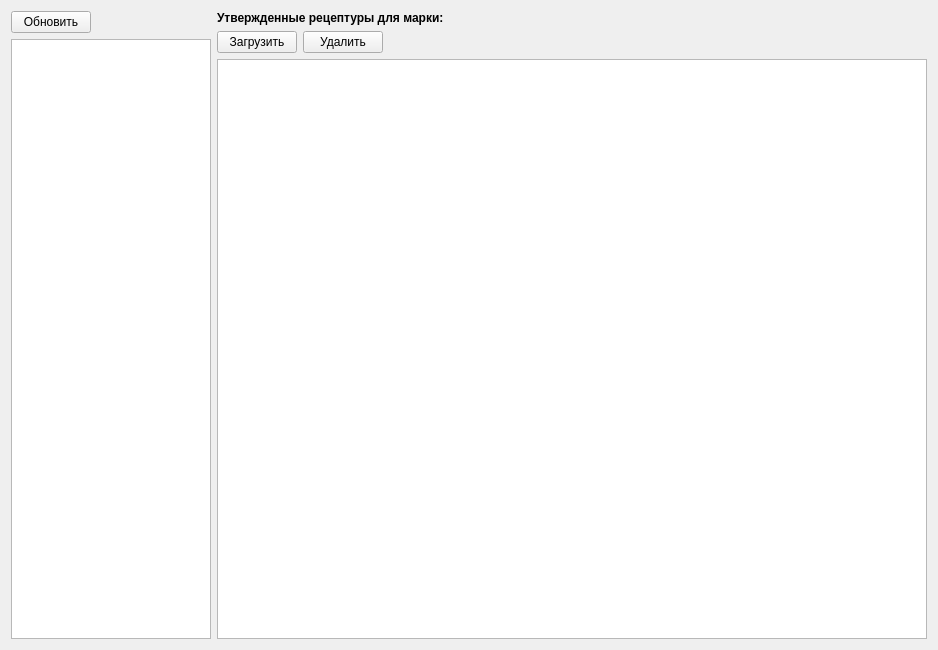
<?xml version="1.0" encoding="UTF-8"?>
<ui version="4.0">
 <class>FormConfRcp</class>
 <widget class="QWidget" name="FormConfRcp">
  <property name="geometry">
   <rect>
    <x>0</x>
    <y>0</y>
    <width>938</width>
    <height>650</height>
   </rect>
  </property>
  <property name="windowTitle">
   <string>Form</string>
  </property>
  <layout class="QHBoxLayout" name="horizontalLayout_3">
   <item>
    <layout class="QVBoxLayout" name="verticalLayout">
     <item>
      <widget class="QPushButton" name="pushButtonUpd">
       <property name="sizePolicy">
        <sizepolicy hsizetype="Maximum" vsizetype="Fixed">
         <horstretch>0</horstretch>
         <verstretch>0</verstretch>
        </sizepolicy>
       </property>
       <property name="text">
        <string>Обновить</string>
       </property>
      </widget>
     </item>
     <item>
      <widget class="RestTableView" name="tableViewMark">
       <property name="sizePolicy">
        <sizepolicy hsizetype="Minimum" vsizetype="Expanding">
         <horstretch>0</horstretch>
         <verstretch>0</verstretch>
        </sizepolicy>
       </property>
       <property name="minimumSize">
        <size>
         <width>200</width>
         <height>0</height>
        </size>
       </property>
       <property name="maximumSize">
        <size>
         <width>200</width>
         <height>16777215</height>
        </size>
       </property>
       <property name="selectionMode">
        <enum>QAbstractItemView::SelectionMode::SingleSelection</enum>
       </property>
       <property name="selectionBehavior">
        <enum>QAbstractItemView::SelectionBehavior::SelectRows</enum>
       </property>
       <attribute name="horizontalHeaderVisible">
        <bool>false</bool>
       </attribute>
       <attribute name="verticalHeaderVisible">
        <bool>false</bool>
       </attribute>
      </widget>
     </item>
    </layout>
   </item>
   <item>
    <layout class="QVBoxLayout" name="verticalLayout_2">
     <item>
      <widget class="QLabel" name="labelMark">
       <property name="font">
        <font>
         <bold>true</bold>
        </font>
       </property>
       <property name="text">
        <string>Утвержденные рецептуры для марки:</string>
       </property>
      </widget>
     </item>
     <item>
      <layout class="QHBoxLayout" name="horizontalLayout_2">
       <item>
        <widget class="QPushButton" name="pushButtonUpload">
         <property name="text">
          <string>Загрузить</string>
         </property>
        </widget>
       </item>
       <item>
        <widget class="QPushButton" name="pushButtonRemove">
         <property name="text">
          <string>Удалить</string>
         </property>
        </widget>
       </item>
       <item>
        <spacer name="horizontalSpacer_2">
         <property name="orientation">
          <enum>Qt::Orientation::Horizontal</enum>
         </property>
         <property name="sizeHint" stdset="0">
          <size>
           <width>40</width>
           <height>20</height>
          </size>
         </property>
        </spacer>
       </item>
      </layout>
     </item>
     <item>
      <widget class="RestTableView" name="tableViewRcpConf">
       <property name="sizePolicy">
        <sizepolicy hsizetype="Minimum" vsizetype="Expanding">
         <horstretch>0</horstretch>
         <verstretch>0</verstretch>
        </sizepolicy>
       </property>
      </widget>
     </item>
    </layout>
   </item>
  </layout>
 </widget>
 <customwidgets>
  <customwidget>
   <class>RestTableView</class>
   <extends>QTableView</extends>
   <header>rest/resttableview.h</header>
  </customwidget>
 </customwidgets>
 <resources/>
 <connections/>
</ui>
